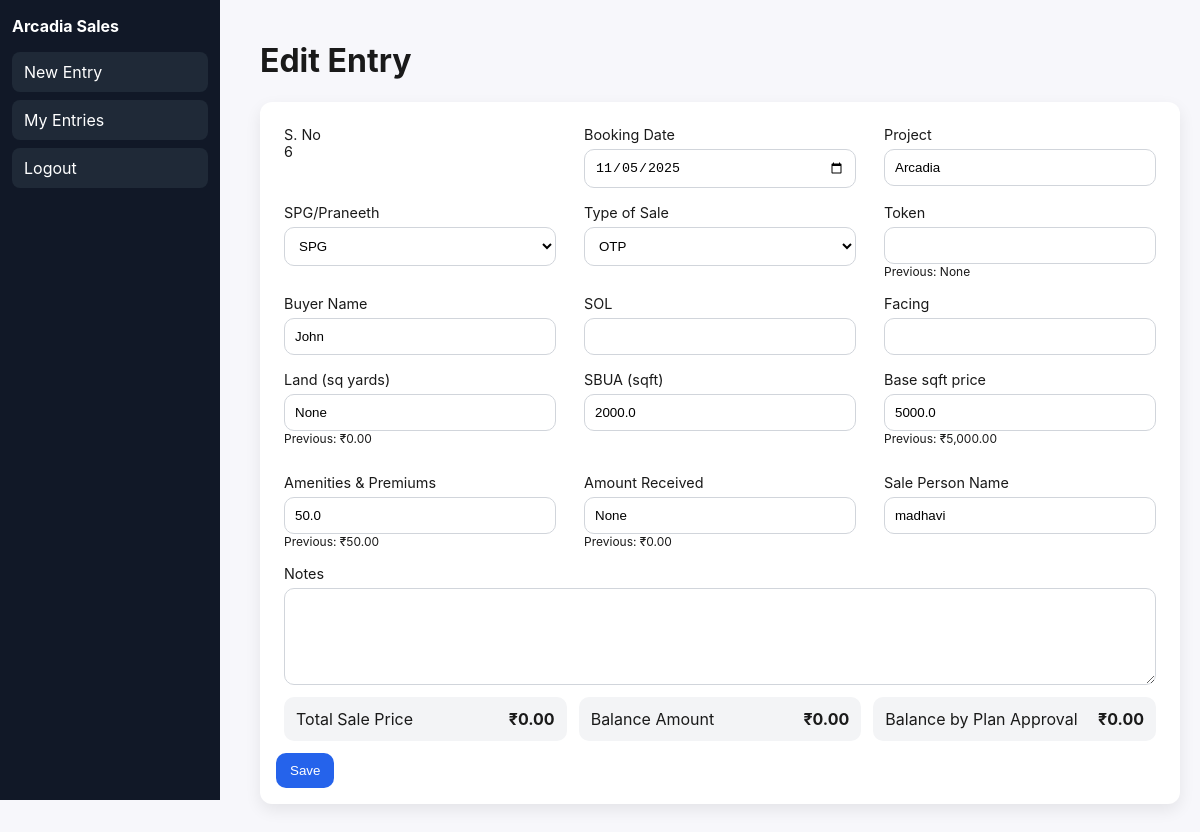
The page /crm/edit/6 (signed in) on the database its author committed.
### tables this page shows
CREATE TABLE sale_details (
        s_no INTEGER,
        booking_date DATE,
        project TEXT,
        spg_praneeth TEXT CHECK (spg_praneeth IN ('SPG','Praneeth')),
        token INTEGER,
        buyer_name TEXT,
        sol TEXT,
        type_of_sale TEXT CHECK (type_of_sale IN ('OTP','R')),
        land_sqyards INTEGER,
        sbua_sqft REAL,
        facing TEXT,
        base_sqft_price REAL,
        amenties_and_premiums REAL,
        total_sale_price REAL,
        amount_received REAL,
        balance_amount REAL,
        balance_tobe_received_by_plan_approval REAL,
        notes TEXT,
        balance_tobe_received_during_exec REAL,
        sale_person_name TEXT,
        crm_name TEXT
    );

### webapp/app.py (the view)
        def wrapper(*args, **kwargs):
            user = current_user()
            if not user:
                return redirect(url_for('login', next=request.path))
            if role and user.role != role:
                flash('Unauthorized', 'error')
                return redirect(url_for('index'))
            return fn(*args, **kwargs)

### webapp/app.py (called while the page is built)
def current_user():
    if 'user_id' in session:
        db = SessionLocal()
        try:
            return db.query(User).get(session['user_id'])
        finally:
            db.close()
    return None

def login_required(role=None):
    def decorator(fn):
        def wrapper(*args, **kwargs):
            user = current_user()
            if not user:
                return redirect(url_for('login', next=request.path))
            if role and user.role != role:
                flash('Unauthorized', 'error')
                return redirect(url_for('index'))
            return fn(*args, **kwargs)
        wrapper.__name__ = fn.__name__
        return wrapper
    return decorator

### webapp/templates/crm_edit.html (shortened to what this page needs)
{% extends 'base.html' %}
{% block content %}
<h1>Edit Entry</h1>
<form id="crmEditForm" method="post" class="card form">
  <div class="form-row">
    <label>S. No
      <div class="readonly-label">{{ row.s_no }}</div>
    </label>
    <label>Booking Date
      <input name="booking_date" type="date" value="{{ row.booking_date }}" data-prev="{{ row.booking_date }}">
    </label>
    <label>Project
      <input name="project" type="text" value="{{ row.project }}" data-prev="{{ row.project }}">
    </label>
  </div>
  <div class="form-row">
    <label>SPG/Praneeth
      <select name="spg_praneeth" required data-prev="{{ row.spg_praneeth }}">
        <option value="SPG" {{ 'selected' if row.spg_praneeth=='SPG' }}>SPG</option>
      </select>
    </label>
    <label>Type of Sale
      <select name="type_of_sale" required data-prev="{{ row.type_of_sale }}">
        <option value="OTP" {{ 'selected' if row.type_of_sale=='OTP' }}>OTP</option>
      </select>
    </label>
    <label>Token
      <input name="token" type="number" step="1" value="{{ row.token }}" data-prev="{{ row.token }}">
      <small class="prev"></small>
    </label>
  </div>
  <div class="form-row">
    <label>Buyer Name
      <input name="buyer_name" type="text" value="{{ row.buyer_name }}" data-prev="{{ row.buyer_name }}">
    </label>
    <label>SOL
      <input name="sol" type="text" value="{{ row.sol }}" data-prev="{{ row.sol }}">
    </label>
    <label>Facing
      <input name="facing" type="text" value="{{ row.facing }}" data-prev="{{ row.facing }}">
    </label>
  </div>
  <div class="form-row">
    <label>Land (sq yards)
      <input name="land_sqyards" type="text" inputmode="decimal" value="{{ row.land_sqyards }}" data-prev="{{ row.land_sqyards }}">
      <small class="prev"></small>
    </label>
    <label>SBUA (sqft)
      <input name="sbua_sqft" type="number" step="0.01" value="{{ row.sbua_sqft }}" data-prev="{{ row.sbua_sqft }}">
    </label>
    <label>Base sqft price
      <input name="base_sqft_price" type="text" inputmode="decimal" value="{{ row.base_sqft_price }}" data-prev="{{ row.base_sqft_price }}">
      <small class="prev"></small>
    </label>
    <label>Amenities & Premiums
      <input name="amenties_and_premiums" type="text" inputmode="decimal" value="{{ row.amenties_and_premiums }}" data-prev="{{ row.amenties_and_premiums }}">
      <small class="prev"></small>
    </label>
    <label>Amount Received
      <input name="amount_received" type="text" inputmode="decimal" value="{{ row.amount_received }}" data-prev="{{ row.amount_received }}">
      <small class="prev"></small>
    </label>
    <label>Sale Person Name
      <input name="sale_person_name" type="text" value="{{ row.sale_person_name }}" data-prev="{{ row.sale_person_name }}">
    </label>
  </div>
  <label class="wide">Notes
    <textarea name="notes" rows="5" data-prev="{{ row.notes }}">{{ row.notes }}</textarea>
  </label>
  <div class="calculated">
    <div>
      <span>Total Sale Price</span>
      <strong id="edit_total_sale_price">₹ 0.00</strong>
    </div>
    <div>
      <span>Balance Amount</span>
      <strong id="edit_balance_amount">₹ 0.00</strong>
    </div>
    <div>
      <span>Balance by Plan Approval</span>
      <strong id="edit_balance_plan">₹ 0.00</strong>
    </div>
  </div>
  <button class="btn" type="submit">Save</button>
</form>
{% endblock %}

### webapp/static/styles.css (style rules this page uses)
* { box-sizing:border-box }
body { font-family:Inter,system-ui,Arial,sans-serif;margin:0;background:#f7f7fb;color:#1a1a1a }
.card { background:#fff;border-radius:12px;padding:16px;box-shadow:0 6px 16px rgba(0,0,0,.08);margin-bottom:16px }
.form label { display:flex;flex-direction:column;font-size:.9rem;margin:8px }
.form input,.form select,.form textarea { padding:10px;border:1px solid #d1d5db;border-radius:10px;margin-top:6px;background:#fff }
.form .form-row { display:grid;grid-template-columns:repeat(3,1fr);gap:12px }
.btn { background:#2563eb;color:#fff;border:none;padding:10px 14px;border-radius:10px;cursor:pointer }
.calculated { display:grid;grid-template-columns:repeat(3,1fr);gap:12px;margin:12px 8px }
.calculated div { background:#f3f4f6;padding:12px;border-radius:10px;display:flex;justify-content:space-between;align-items:center }

### rows shown on the page
sale_details: s_no "6", booking_date "11/05/2025", project "Arcadia", spg_praneeth "SPG", type_of_sale "OTP", buyer_name "John", sbua_sqft "2000.0", base_sqft_price "5000.0", amenties_and_premiums "50.0", sale_person_name "madhavi"
